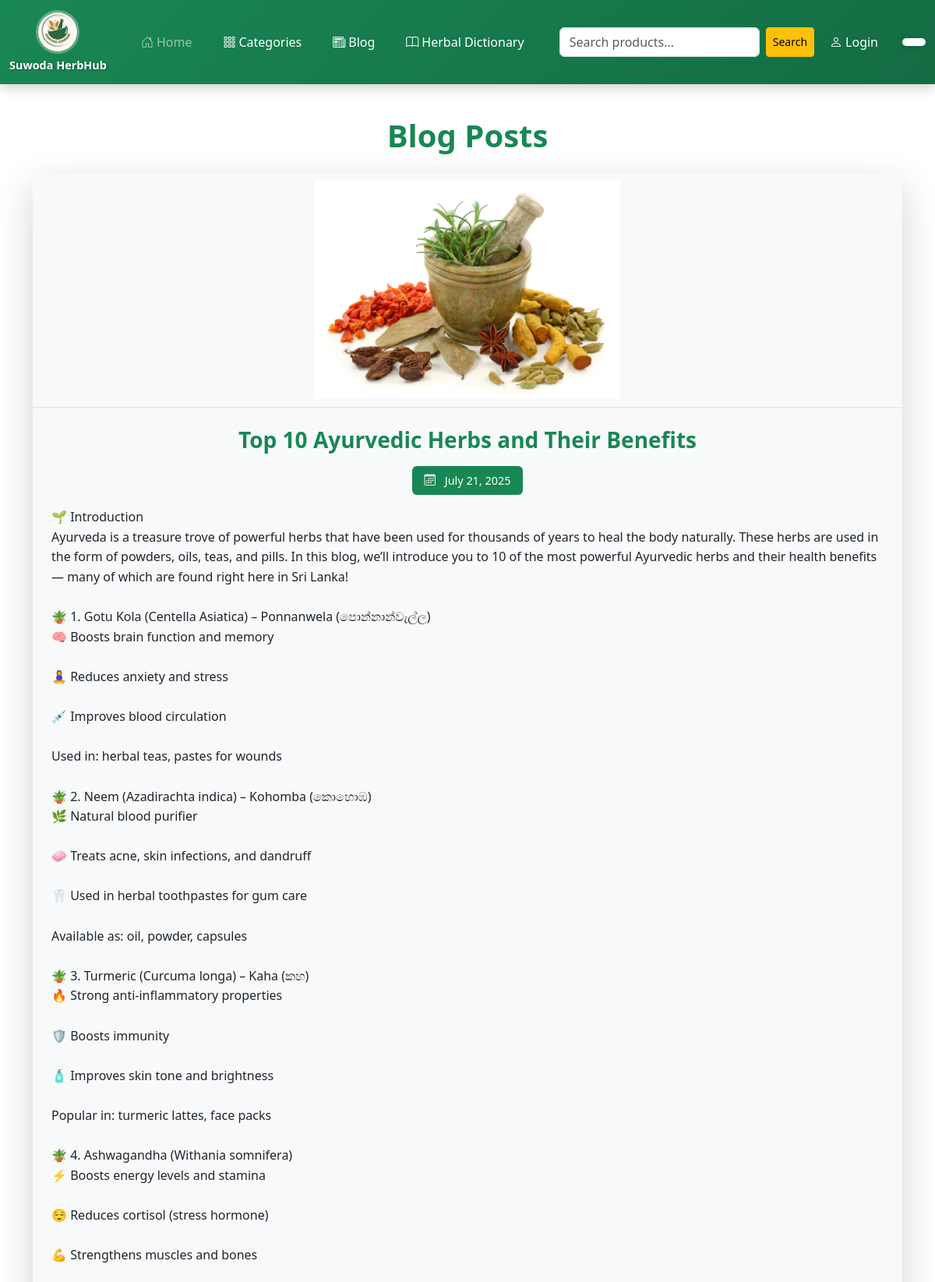
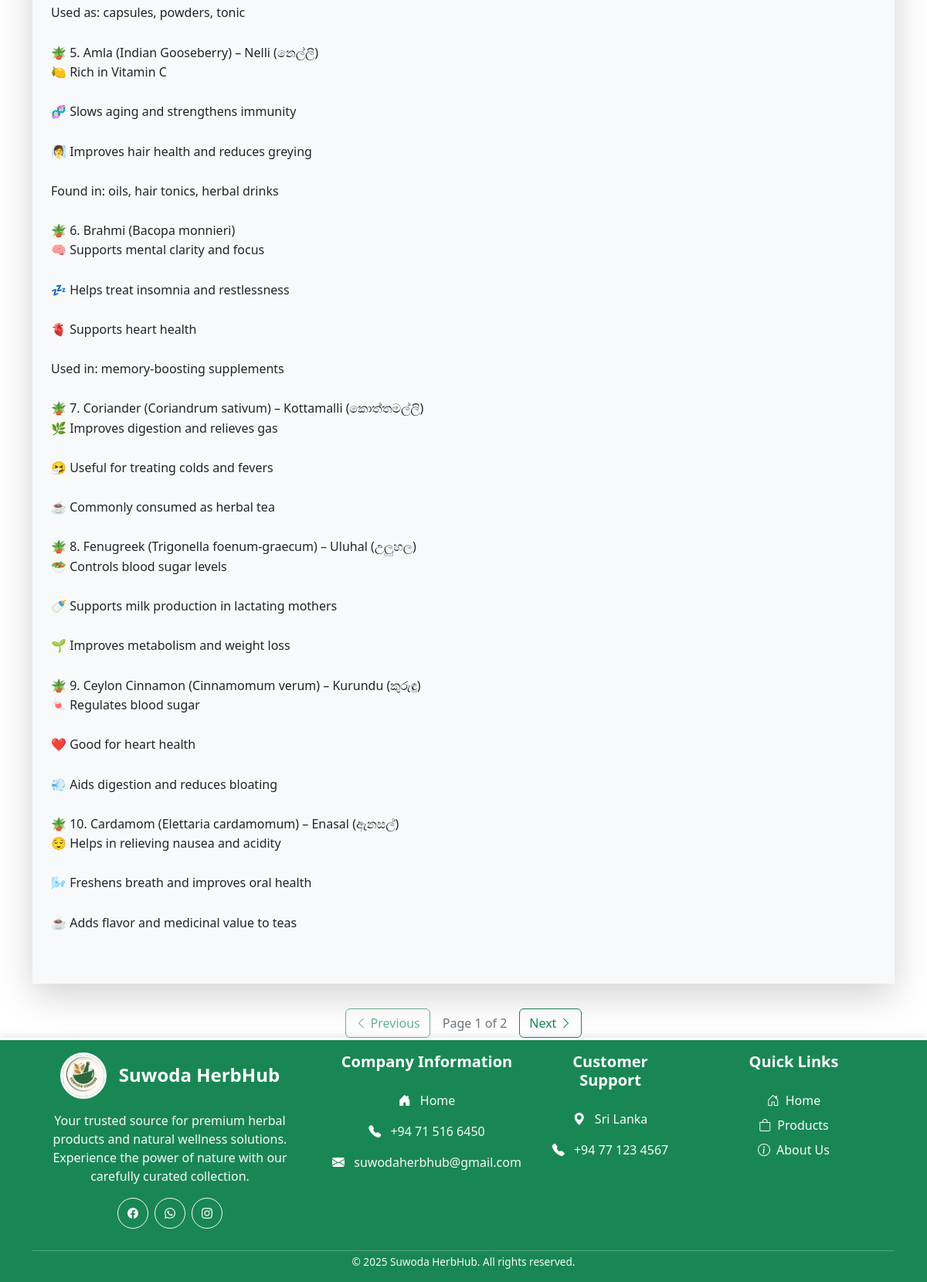
Screenshot of /pages/blogs.php with the database file from the repository (2 pictures, top to bottom).
### tables this page shows
CREATE TABLE `blog` (
  `blog_id` int(11) NOT NULL,
  `title` varchar(255) NOT NULL,
  `image` varchar(255) DEFAULT NULL,
  `content` text NOT NULL,
  `published_date` datetime DEFAULT current_timestamp()
);

### classes/blogClass.php (called while the page is built, shortened)
<?php
class Blog {
    public function getBlogs($conn, $blog_id = null) {
        if ($blog_id !== null) {
            $sql = "SELECT * FROM blog WHERE blog_id = :id";
            $stmt = $conn->prepare($sql);
            $stmt->execute([':id' => $blog_id]);
            return $stmt->fetch(PDO::FETCH_ASSOC);
        } else {
            $sql = "SELECT * FROM blog ORDER BY published_date DESC";
            $stmt = $conn->prepare($sql);
            $stmt->execute();
            return $stmt->fetchAll(PDO::FETCH_ASSOC);
        }
    }
}
?>

### pages/blogs.php (the view, shortened to what this page needs)
<?php
require_once '../classes/BlogClass.php';
$blogId = isset($_GET['id']) ? intval($_GET['id']) : 0;
$blogs = [];
$singleBlog = null;
$totalPages = 0;
$currentPage = isset($_GET['page']) ? max(1, intval($_GET['page'])) : 1;
$postsPerPage = 1;
try {
    $db = new DbConnector();
    $conn = $db->getConnection();
    if ($blogId > 0) {
        $singleBlog = (new Blog())->getBlogs($conn, $blogId);
    } else {
        $allBlogs = (new Blog())->getBlogs($conn);
        $totalBlogs = count($allBlogs);
        $totalPages = ceil($totalBlogs / $postsPerPage);
        $offset = ($currentPage - 1) * $postsPerPage;
        $blogs = array_slice($allBlogs, $offset, $postsPerPage);
    }
} catch (Exception $e) {
    $blogs = [];
    $totalPages = 0;
    error_log("Blog loading error: " . $e->getMessage());
}
?>
<!DOCTYPE html>
<html>
<head>
    <link href="https://cdn.jsdelivr.net/npm/bootstrap@5.3.7/dist/css/bootstrap.min.css" rel="stylesheet">
    <link rel="stylesheet" href="https://cdn.jsdelivr.net/npm/bootstrap-icons@1.11.3/font/bootstrap-icons.min.css">
</head>
<body>
    <?php include '../includes/header.php'; ?>
    <div class="container min-vh-100 d-flex flex-column" style="margin-top: 50px;">
        <h2 class="display-6 fw-bold text-success mb-4 text-center">Blog Posts</h2>
        <div class="row justify-content-center">
            <?php
            try {
                if ($blogId > 0 && $singleBlog) {
                    $blogTitle = htmlspecialchars($singleBlog['title'], ENT_QUOTES, 'UTF-8');
                    $blogContent = htmlspecialchars($singleBlog['content'], ENT_QUOTES, 'UTF-8');
                    $blogDate = htmlspecialchars($singleBlog['published_date'], ENT_QUOTES, 'UTF-8');
                    $img_src = '';
                    if (!empty($singleBlog['image'])) {
                        $blogImage = htmlspecialchars($singleBlog['image'], ENT_QUOTES, 'UTF-8');
                        if (strpos($blogImage, '../assets/images/uploads') === 0) {
                            $img_src = $blogImage;
                        } else {
                            $img_src = '../uploads/blogs/' . $blogImage;
                        }
                    }
            ?>
                <div class="col-12">
                    <div class="card blog-card shadow-lg border-0 rounded-3">
                        <div class="image-container">
                            <?php if (!empty($img_src)): ?>
                                <img src="<?php echo $img_src; ?>" class="card-img-top blog-image" alt="<?php echo $blogTitle; ?>" onerror="this.style.display='none'; this.nextElementSibling.style.display='flex';">
                                <div class="blog-image no-image-placeholder" style="display: none;">
                                    <i class="bi bi-image me-2"></i>No Image Available
                                </div>
                            <?php else: ?>
                                <div class="blog-image no-image-placeholder">
                                    <i class="bi bi-image me-2"></i>No Image Available
                                </div>
                            <?php endif; ?>
                        </div>
                        <div class="card-body bg-light p-4">
                            <h3 class="blog-title"><?php echo $blogTitle; ?></h3>
                            <div class="text-center mb-3">
                                <span class="blog-date">
                                    <i class="bi bi-calendar3 me-2"></i>
                                    <?php echo date('F j, Y', strtotime($blogDate)); ?>
                                </span>
                            </div>
                            <div class="blog-content text-dark">
                                <?php echo nl2br($blogContent); ?>
                            </div>
                        </div>
                    </div>
                </div>
            <?php
                } elseif (!empty($blogs)) {
                    $blog = $blogs[0];
                    $blogTitle = htmlspecialchars($blog['title'], ENT_QUOTES, 'UTF-8');
                    $blogContent = htmlspecialchars($blog['content'], ENT_QUOTES, 'UTF-8');
                    $blogDate = htmlspecialchars($blog['published_date'], ENT_QUOTES, 'UTF-8');
                    $img_src = '';
                    if (!empty($blog['image'])) {
                        $blogImage = htmlspecialchars($blog['image'], ENT_QUOTES, 'UTF-8');
                        if (strpos($blogImage, '../assets/images/uploads') === 0) {
                            $img_src = $blogImage;
                        } else {
                            $img_src = '../uploads/blogs/' . $blogImage;
                        }
                    }
            ?>
                <div class="col-12">
                    <div class="card blog-card shadow-lg border-0 rounded-3">
                        <div class="image-container">
                            <?php if (!empty($img_src)): ?>
                                <img src="<?php echo $img_src; ?>" class="card-img-top blog-image" alt="<?php echo $blogTitle; ?>" onerror="this.style.display='none'; this.nextElementSibling.style.display='flex';">
                            <?php else: ?>
                                <div class="blog-image no-image-placeholder">
                                    <i class="bi bi-image me-2"></i>No Image Available
                                </div>
                            <?php endif; ?>
                        </div>
                        <div class="card-body bg-light p-4">
                            <h3 class="blog-title"><?php echo $blogTitle; ?></h3>
                            <div class="text-center mb-3">
                                <span class="blog-date">
                                    <i class="bi bi-calendar3 me-2"></i>
                                    <?php echo date('F j, Y', strtotime($blogDate)); ?>
                                </span>
                            </div>
                            <div class="blog-content text-dark">
                                <?php echo nl2br($blogContent); ?>
                            </div>
                        </div>
                    </div>
                    <div class="pagination-controls">
                        <button class="btn btn-outline-success nav-btn" <?php echo ($currentPage <= 1) ? 'disabled' : ''; ?> onclick="window.location.href='?page=<?php echo $currentPage - 1; ?>'">
                            <i class="bi bi-chevron-left me-1"></i>Previous
                        </button>
                        <span class="page-info">Page <?php echo $currentPage; ?> of <?php echo $totalPages; ?></span>
                        <button class="btn btn-outline-success nav-btn" <?php echo ($currentPage >= $totalPages) ? 'disabled' : ''; ?> onclick="window.location.href='?page=<?php echo $currentPage + 1; ?>'">
                            Next<i class="bi bi-chevron-right ms-1"></i>
                        </button>
                    </div>
                </div>
            <?php
                }
            } catch (Exception $e) {
                echo '<div class="col-12">';
                echo '<div class="alert alert-danger text-center" role="alert">';
                echo '<i class="bi bi-exclamation-triangle me-2"></i>';
                echo 'Error loading blog posts. Please try again later.';
                echo '</div>';
                echo '</div>';
                error_log("Blog display error: " . $e->getMessage());
            }
            ?>
        </div>
    </div>
    <div class="mt-auto">
        <?php include '../includes/footer.php'; ?>
    </div>
</body>
</html>

### pages/blogs.php (style rules this page uses)
.blog-card { height: auto; display: flex; flex-direction: column; max-width: 1200px; margin: 0 auto; }
.blog-card .card-body { display: flex; flex-direction: column; flex-grow: 1; }
.blog-content { flex-grow: 1; margin-bottom: 1rem; line-height: 1.6; font-size: 1rem; }
.blog-image { max-height: 300px; width: 100%; object-fit: contain; object-position: center; background-color: #f8f9fa; padding: 10px; }
.blog-title { color: #198754; font-weight: bold; margin-bottom: 1rem; font-size: 1.75rem; text-align: center; }
.blog-date { background-color: #198754; color: white; padding: 0.5rem 1rem; border-radius: 0.375rem; font-size: 0.9rem; font-weight: 500; display: inline-block; }
.pagination-controls { display: flex; justify-content: center; align-items: center; gap: 1rem; margin-top: 2rem; }
.page-info { font-size: 1rem; color: #6c757d; font-weight: 500; }
.nav-btn { padding: 0.5rem 1rem; border-radius: 6px; border: none; font-weight: 500; transition: all 0.3s ease; }
.nav-btn:disabled { opacity: 0.5; cursor: not-allowed; }
.image-container { border-bottom: 2px solid #e9ecef; background-color: #f8f9fa; }

### includes/header.php (style rules this page uses)
body { padding-top: 100px; }

### rows the page displays
blog: image (picture), title "Top 10 Ayurvedic Herbs and Their Benefits", published_date "July 21, 2025", content "🌱 Introduction Ayurveda is a treasure trove of powerful herbs that have been used for thousands of years to heal the body naturally. These herbs are used in the form of powders, oils, teas, and pills. In this blog, we’ll introduce you to 10 of the most powerful Ayurvedic herbs and their health benefits — many of which are found right here in Sri Lanka! 🪴 1. Gotu Kola (Centella Asiatica) – Ponnanwela (පොන්නාන්වැල්ල) 🧠 Boosts brain function and memory 🧘‍♀️ Reduces anxiety and stress 💉 Improves blood circulation Used in: herbal teas, pastes for wounds 🪴 2. Neem (Azadirachta indica) – Kohomba (කොහොඹ) 🌿 Natural blood purifier 🧼 Treats acne, skin infections, and dandruff 🦷 Used in herbal…"

### other values shown
$currentPage "1"
$totalPages "2"
